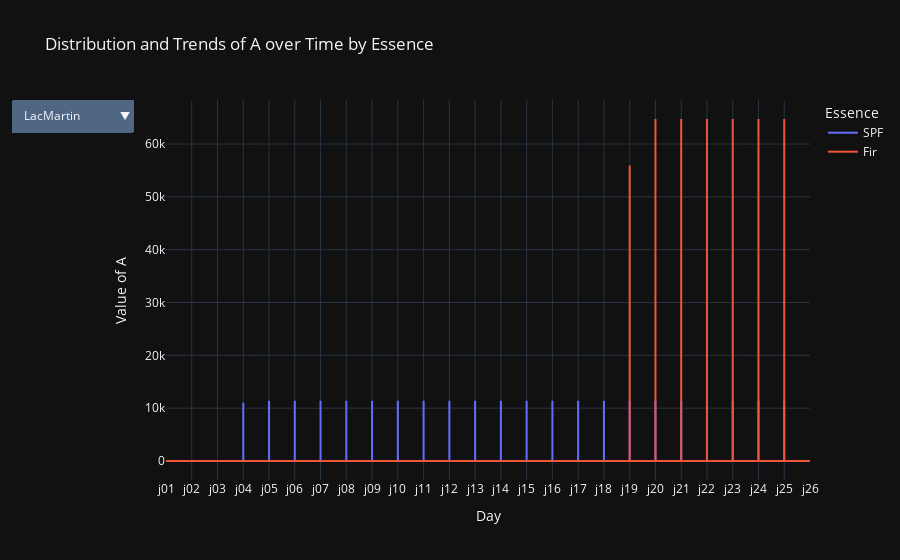

Here is the notebook cell this chart was saved with:
### Code cell
import pandas as pd

# Load the dataset
df = pd.read_csv('resultats_A.csv')  # Replace with your file path

# Aggregate data
grouped_df = df.groupby(['Jour', 'Essence']).agg({'A': 'sum'}).reset_index()

import plotly.express as px

# Create a function to update the figure based on the selected 'Foret'
def plot_foret(foret):
    filtered_df = df[df['Foret'] == foret] if foret else df
    fig = px.line(filtered_df, x='Jour', y='A', color='Essence',
                  labels={'Jour': 'Day', 'A': 'Value of A'},
                  title='Distribution and Trends of A over Time by Essence')
    return fig

# Initialize the plot with all data
fig = plot_foret(None)

# Add dropdown for filtering by 'Foret'
foret_options = [{'label': foret, 'method': 'restyle', 'args': [{'visible': [foret == f for f in df['Foret']]}]} for foret in df['Foret'].unique()]
fig.update_layout(updatemenus=[{
    'buttons': foret_options,
    'direction': 'down',
    'showactive': True,
}])

# Show the figure
fig.show()
fig.write_html("exportToHTML/viz_optim.ipynb.html")

### Figure 1 — Plotly figure (JSON) as saved in the notebook; plotly's stock layout.template omitted (floating-point values rounded to 4 significant figures; data arrays with more than 128 entries replaced by an {"elided": "..."} marker saying what was removed)
{"data": [{"hovertemplate": "Essence=SPF<br>Day=%{x}<br>Value of A=%{y}<extra></extra>", "legendgroup": "SPF", "line": {"color": "#636efa", "dash": "solid"}, "marker": {"symbol": "circle"}, "mode": "lines", "name": "SPF", "orientation": "v", "showlegend": true, "x": {"elided": "156 str values"}, "xaxis": "x", "y": {"elided": "156 float values"}, "yaxis": "y", "type": "scatter"}, {"hovertemplate": "Essence=Fir<br>Day=%{x}<br>Value of A=%{y}<extra></extra>", "legendgroup": "Fir", "line": {"color": "#EF553B", "dash": "solid"}, "marker": {"symbol": "circle"}, "mode": "lines", "name": "Fir", "orientation": "v", "showlegend": true, "x": {"elided": "156 str values"}, "xaxis": "x", "y": {"elided": "156 float values"}, "yaxis": "y", "type": "scatter"}], "layout": {"xaxis": {"anchor": "y", "domain": [0.0, 1.0], "title": {"text": "Day"}}, "yaxis": {"anchor": "x", "domain": [0.0, 1.0], "title": {"text": "Value of A"}}, "legend": {"title": {"text": "Essence"}, "tracegroupgap": 0}, "title": {"text": "Distribution and Trends of A over Time by Essence"}, "updatemenus": [{"buttons": [{"args": [{"visible": {"elided": "312 bool values"}}], "label": "LacMartin", "method": "restyle"}, {"args": [{"visible": {"elided": "312 bool values"}}], "label": "LacDesCaches", "method": "restyle"}, {"args": [{"visible": {"elided": "312 bool values"}}], "label": "LacHolmes", "method": "restyle"}], "direction": "down", "showactive": true}]}}
